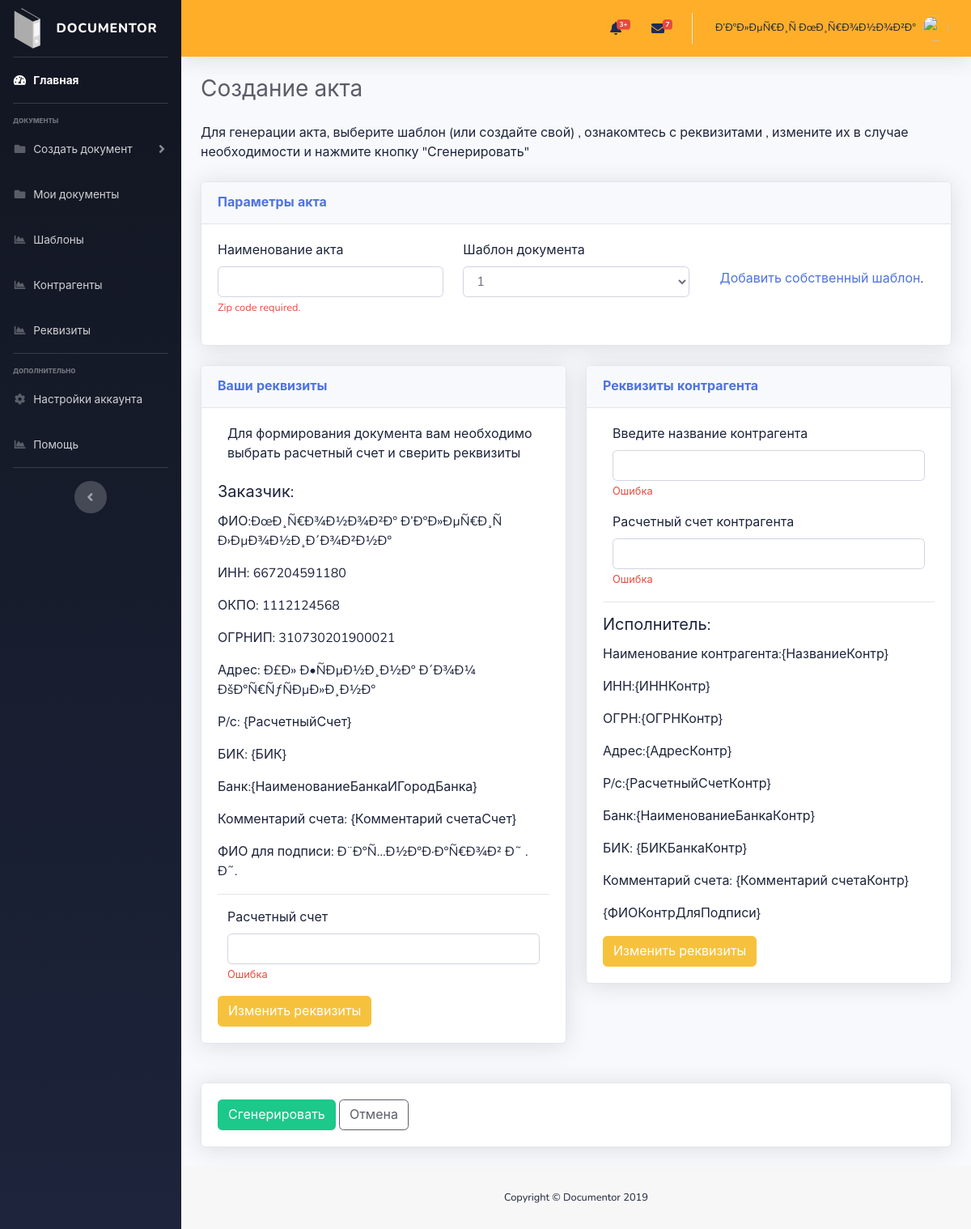
Screenshot of /main_act.php (signed in) with the database file from the repository.
### tables this page shows
CREATE TABLE `reg_users` (
  `id` int(11) NOT NULL,
  `email` varchar(100) NOT NULL,
  `first_name` varchar(100) NOT NULL,
  `last_name` varchar(100) NOT NULL,
  `patronymic` varchar(100) NOT NULL,
  `password` varchar(40) NOT NULL
);

CREATE TABLE `users_organization` (
  `id` int(11) NOT NULL,
  `user_id` int(11) NOT NULL,
  `ip_inn` varchar(12) NOT NULL,
  `okpo` varchar(10) NOT NULL,
  `ogrnip` varchar(15) NOT NULL,
  `date_reg` date NOT NULL,
  `okved` varchar(6) NOT NULL,
  `fio_sign` varchar(100) NOT NULL,
  `address` varchar(200) NOT NULL COMMENT 'фактический адрес',
  `client_phone` varchar(200) NOT NULL COMMENT 'телефон для клиентов',
  `client_email` varchar(200) NOT NULL COMMENT 'почта для клиентов',
  `website` varchar(200) NOT NULL COMMENT 'сайт для ознакомления'
);

### start.php (called while the page is built, shortened)
<?php
$dbc = mysqli_connect(DB_HOST, DB_USER, DB_PASSWORD, DB_NAME);
$query= "SELECT first_name,last_name FROM reg_users WHERE id= ". $_SESSION['id'] ." ";
$data = mysqli_query($dbc, $query);
$wow = mysqli_fetch_array($data);
?>

### inc/contentbox/requiz_connect.php (the view)
<?php
	$dbc = mysqli_connect(DB_HOST, DB_USER, DB_PASSWORD, DB_NAME);
	$pers_query = "SELECT * FROM reg_users,users_organization WHERE reg_users.id = users_organization.user_id AND reg_users.id = ". $_SESSION['id'] ."";
	$pers_result = mysqli_query($dbc,$pers_query);
	$fetch_arr = mysqli_fetch_array($pers_result);
?>
<div class="row">
<form method="POST" action="<?php htmlspecialchars($_SERVER['PHP_SELF']);?>">
	<div class="col-lg-6 mb-4">
		<div class="card shadow mb-4">
			<div class="card-header py-3">
				<h6 class="m-0 font-weight-bold text-primary">Ваши реквизиты</h6>
			</div>
			<div class="card-body">
				<div class="col-xl-12 col-lg-7">
					<p class="mb-0">Для формирования документа вам необходимо выбрать расчетный счет и сверить реквизиты</p>
					<br>
				</div>
				<h5 class="card-title">Заказчик:</h5>
				<p class="card-text">ФИО:<?php echo $fetch_arr['last_name'] . ' ' . $fetch_arr['first_name'] . ' ' .  $fetch_arr['patronymic']  ?></p>
				<p class="card-text">ИНН: <?php echo $fetch_arr['ip_inn']?></p>
				<p class="card-text">ОКПО: <?php echo $fetch_arr['okpo']?></p>
				<p class="card-text">ОГРНИП: <?php echo $fetch_arr['ogrnip']?></p>
				<p class="card-text">Адрес: <?php echo $fetch_arr['address']?></p>
				<p class="card-text">Р/с: {РасчетныйСчет}</p>
				<p class="card-text">БИК: {БИК}</p>
				<p class="card-text">Банк:{НаименованиеБанкаИГородБанка}</p>
				<p class="card-text">Комментарий счета: {Комментарий счетаСчет}</p>
				<p class="card-text">ФИО для подписи: <?php echo $fetch_arr['fio_sign']?></p>
				<hr>
				<div class="col-md-12 mb-3" id="here">
					<label for="">Расчетный счет</label>
					<input type="search" name="search" id="search" class="form-control">
					<div class="invalid-feedback">
						Ошибка
					</div>
				</div>
				<a href="#" class="btn btn-warning" data-target="#pers_requiz" data-toggle="modal">Изменить реквизиты</a>
			</div>
		</div>
	</div>
</form>
	<div class="col-lg-6 mb-4">
		<div class="card shadow mb-4">
			<div class="card-header py-3">
				<h6 class="m-0 font-weight-bold text-primary">Реквизиты контрагента</h6>
			</div>
			<div class="card-body">
				<div class="col-md-12 mb-3" id="here">
					<label for="">Введите название контрагента</label>
					<input type="search" name="search" id="search" class="form-control">
					<div class="invalid-feedback">
						Ошибка
					</div>
				</div>
				<div class="col-md-12 mb-3" id="here">
					<label for="">Расчетный счет контрагента</label>
					<input type="search" name="search" id="search" class="form-control">
					<div class="invalid-feedback">
						Ошибка
					</div>
				</div>
				<hr>
				<h5 class="card-title">Исполнитель:</h5>
				<p class="card-text">Наименование контрагента:{НазваниеКонтр}</p>
				<p class="card-text">ИНН:{ИННКонтр}</p>
				<p class="card-text">ОГРН:{ОГРНКонтр}</p>
				<p class="card-text">Адрес:{АдресКонтр}</p>
				<p class="card-text">Р/с:{РасчетныйСчетКонтр}</p>
				<p class="card-text">Банк:{НаименованиеБанкаКонтр}</p>
				<p class="card-text">БИК: {БИКБанкаКонтр}</p>
				<p class="card-text">Комментарий счета: {Комментарий счетаКонтр}</p>
				<p class="card-text">{ФИОКонтрДляПодписи}</p>
				<a href="#" class="btn btn-warning" data-target="#client_requiz" data-toggle="modal">Изменить реквизиты</a>
			</div>
		</div>
	</div>
</div>

### inc/header.php (shortened to what this page needs)
<nav class="navbar navbar-expand navbar-light bg-orange topbar mb-4 static-top shadow">
  <ul class="navbar-nav ml-auto">
    <li class="nav-item dropdown no-arrow mx-1">
      <a class="nav-link dropdown-toggle" href="#" id="alertsDropdown" role="button" data-toggle="dropdown" aria-haspopup="true" aria-expanded="false">
        <i class="fas fa-bell fa-fw"></i>
        <span class="badge badge-danger badge-counter">3+</span>
      </a>
    </li>
    <li class="nav-item dropdown no-arrow mx-1">
      <a class="nav-link dropdown-toggle" href="#" id="messagesDropdown" role="button" data-toggle="dropdown" aria-haspopup="true" aria-expanded="false">
        <i class="fas fa-envelope fa-fw"></i>
        <span class="badge badge-danger badge-counter">7</span>
      </a>
    </li>
    <li class="nav-item dropdown no-arrow">
      <a class="nav-link dropdown-toggle" href="#" id="userDropdown" role="button" data-toggle="dropdown" aria-haspopup="true" aria-expanded="false">
        <span class="mr-2 d-none d-lg-inline text-gray-600 small"><?php echo $wow['first_name'] . ' ' . $wow['last_name']?></span>
        <img class="img-profile rounded-circle" src="https://source.unsplash.com/QAB-WJcbgJk/60x60">
      </a>
    </li>
  </ul>
</nav>

### rows the page displays
reg_users: first_name "Ð’Ð°Ð»ÐµÑ€Ð¸Ñ", last_name "ÐœÐ¸Ñ€Ð¾Ð½Ð¾Ð²Ð°"
users_organization: user.last_name "ÐœÐ¸Ñ€Ð¾Ð½Ð¾Ð²Ð°", user.first_name "Ð’Ð°Ð»ÐµÑ€Ð¸Ñ", user.patronymic "Ð›ÐµÐ¾Ð½Ð¸Ð´Ð¾Ð²Ð½Ð°", ip_inn "667204591180", okpo "1112124568", ogrnip "310730201900021", address "Ð£Ð» Ð•ÑÐµÐ½Ð¸Ð½Ð° Ð´Ð¾Ð¼ ÐšÐ°Ñ€ÑƒÑÐµÐ»Ð¸Ð½Ð°", fio_sign "Ð¨Ð°Ñ…Ð½Ð°Ð·Ð°Ñ€Ð¾Ð² Ð˜ . Ð˜."
